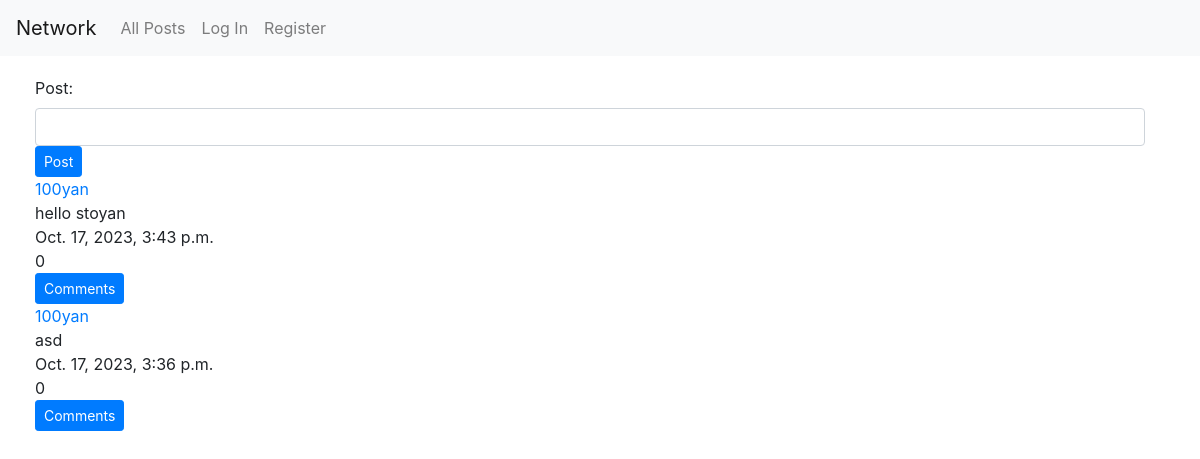
Before: / with the older database file.
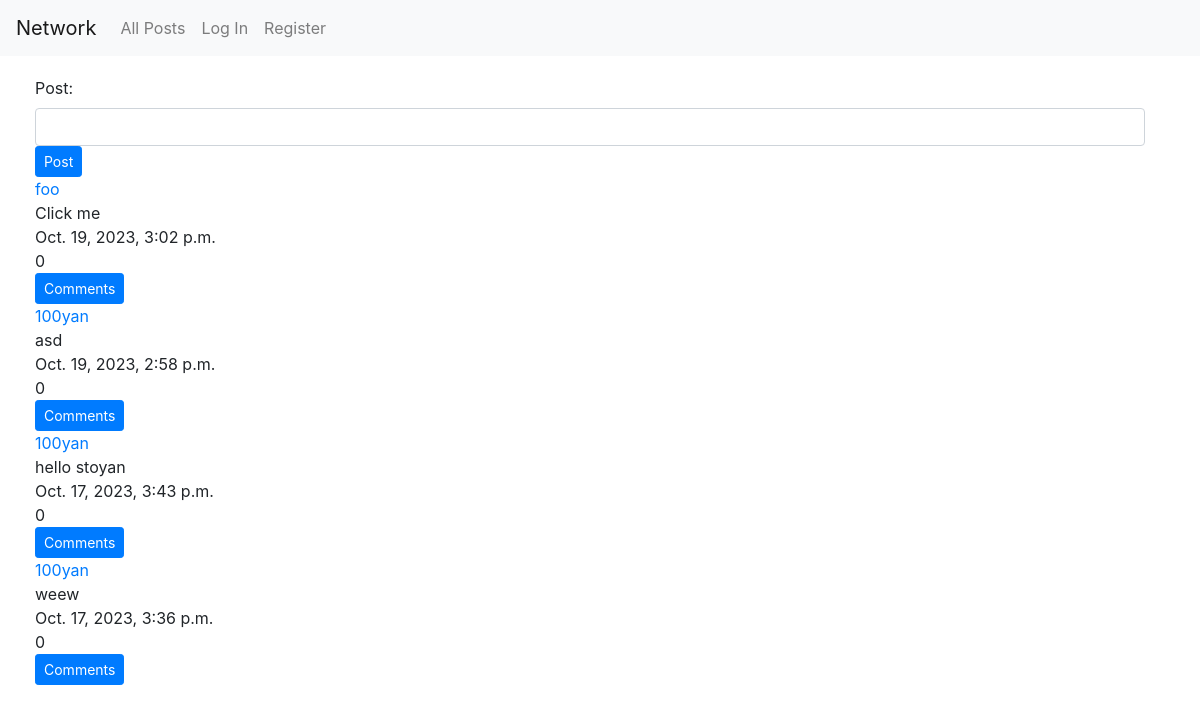
After: the same page with the newer database file.
### network/models.py (models this page shows, shortened)
class Post(models.Model):
    author = models.ForeignKey(User, on_delete=models.CASCADE)
    post = models.CharField(max_length=400)
    timestamp = models.DateTimeField(auto_now_add=True, blank=True)
    likes = models.ManyToManyField(User, related_name="liked_posts", default=0)
    def likes_count(self) -> int:
        return self.likes.all().count()

class User(AbstractUser):
    following = models.ManyToManyField('self', related_name='followers', blank=True)

### network/views.py (the view)
# urls.py: path("", views.index, name="index"),
def index(request):
    if request.method == "POST":
        form = PostForm(request.POST)
        if form.is_valid():
            new_post = form.cleaned_data['post']
            user = User.objects.get(id=request.user.id)
            Post.objects.create(author=user, post=new_post)
    context = {
        'create_post': PostForm,
        'posts': Post.objects.all().order_by('-timestamp'),
        'add_comment': CommentForm,
        'all_comments': Comment.objects.all().order_by("-timestamp")
    }
    return render(request, "network/index.html", context)

### network/templates/network/index.html (shortened to what this page needs)
{% extends "network/layout.html" %}
{% block body %}
    <div class="container">
        <div class="form">
            <form method="POST">
                {{ create_post }}
                <input type="submit" class='btn btn-sm btn-primary' name="new_post" value="Post">
            </form>
        </div>
        <div class="posts">
            {% for post in posts %}
                <div class="single-post">
                    <a href="{% url 'user' id=post.author.id %}">{{ post.author }}</a>
                    <div id="post-text">{{post.post}}</div>
                    {{ post.timestamp }}
                    <div class="interactions">
                        <div id="likes">
                            <span id="num-likes">{{ post.likes_count }}</span>
                        </div>
                        <div id="comments">
                            <button id="comment" class="btn btn-sm btn-primary">Comments</button>
                        </div>
                    </div>
                </div>
            {% endfor %}
        </div>
    </div>
{% endblock %}

Changed rows visible on the page:
added Post: author "foo", post "Click me", timestamp "Oct. 19, 2023, 3:02 p.m.", likes_count "0"
added Post: author "100yan", post "asd", timestamp "Oct. 19, 2023, 2:58 p.m.", likes_count "0"
changed Post: post "asd" → "weew"
